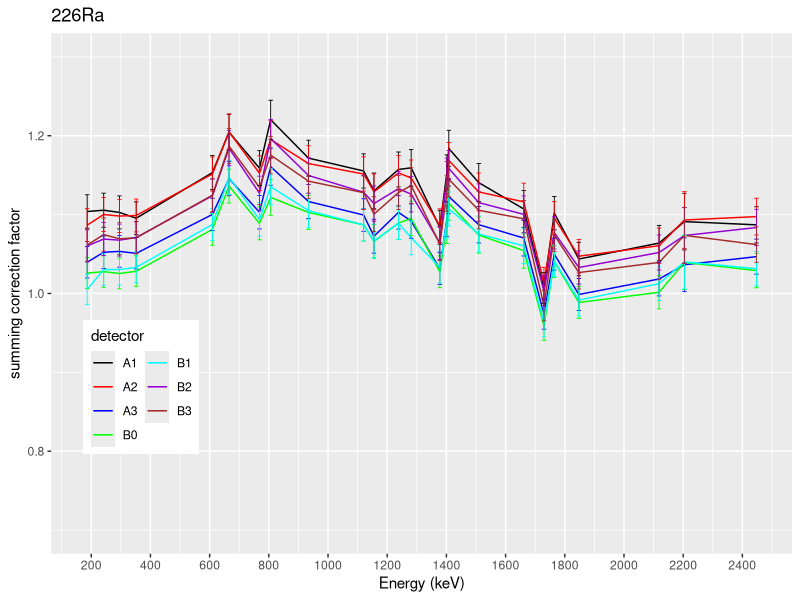

Reproduce this figure in R.
error_ppg = function(.x, .y, .dx, .dy, f){
  vars=c("x", "y", "dx", "dy")
  exprs = list(
    # expression to compute new variable values
    deparse(f[[2]]),
    
    # expression to compute new variable errors
    sapply(vars[c(1,2)], function(v) {
      dfdp = deparse(D(f[[2]], v))
      sprintf('(d%s*(%s))^2', v, dfdp)
    }) %>%
      paste(collapse='+') %>%
      sprintf('sqrt(%s)', .)
  )
  body1<-exprs[[1]]
  body2<-exprs[[2]]
  eval(parse(text = paste('fun <- function(x,y) { return(' , body1 , ')}', sep='')))
  eval(parse(text = paste('dfun <- function(x,y,dx,dy) { return(' , body2 , ')}', sep='')))
  ans<- matrix(c(fun(.x, .y), dfun(.x, .y, .dx, .dy)), ncol=2, dimnames=list(NULL,c("z","dz")))
  return(ans)
}

library(ggplot2)
library(plyr)
library(dplyr)
library(tidyr)
library(magrittr)
library(ggpubr)
library(data.table)
data<-read.csv("efficiencies.csv",na.strings = "NA")
det <- c("A0","A1","A2","A3","B0","B1","B2","B3")
data_cs<-filter(data, Nuclide == "137Cs") %>% select(x100mm,dx100mm,x13mm,dx13mm)
geo_cor<-error_ppg(data_cs$x100mm, data_cs$x13mm, data_cs$dx100mm, data_cs$dx13mm, ~y/x)
rownames(geo_cor)=det
data_cas<-filter(data, Nuclide == "152Eu" | Nuclide == "226Ra")
require(data.table)
setDT(data_cas)
setkey(data_cas,Energy,Detector)
dataName = names(data_cas)

for(de in det){
  fDet<-filter(data_cas, Detector==de)
  fData<-error_ppg(fDet$x100mm, geo_cor[de, "z"], fDet$dx100mm,geo_cor[de, "dz"], ~x*y)
  fData<-error_ppg(fData[,"z"], fDet$x13mm, fData[,"dz"],fDet$dx13mm, ~x/y)
  data_cas[J(fDet$Energy,de),':='(z=fData[,1],dz=fData[,2])]
}
data_cas<-arrange(data_cas, Energy)
write.csv(x=data_cas, file ="SummingCorrectionFactor.csv", quote=FALSE, na="NA", row.names=FALSE)

nuclide="226Ra"
colorE<-c("black","red","blue","green","cyan","darkviolet","brown")
gplot<-data_cas%>%drop_na()%>%filter(Nuclide==nuclide)%>%
  ggplot(aes(x=Energy, y=z, group=Detector,color=Detector))+
  geom_line()+
  geom_errorbar(mapping=aes(ymin=z-dz, ymax=z+dz), width=15, size=0.3)+
  scale_color_manual(name="detector",values = colorE)+
  labs(title=nuclide, x="Energy (keV)", y="summing correction factor")+
  ylim(0.7,1.3)+
  scale_x_continuous(breaks = scales::pretty_breaks(n = 15))+
  theme(legend.justification = c(1, 1), 
        legend.position = c(0.2, 0.45))+
  guides(fill=guide_legend(ncol=2))+
  guides(col=guide_legend(ncol=2))

ggsave(filename=paste0("SummingCorrectionFactor_",nuclide,".png",seq=''),plot=gplot,device =
         "png", path="./", height =4, width=8, units="in",dpi=500)



# energies<-levels(data_cas$Energy)
# sum_cor<-data.frame(matrix(NA, nrow=length(energies), ncol = length(det), dimnames = list(energies, det)))
# sum_cor_error<-data.frame(matrix(NA, nrow=length(energies), ncol = length(det), dimnames = list(energies, paste0(det,"_err",seq=''))))
# for(e in energies){
#   lev<-filter(data_cas, Energy==e)
#   true_eff<-error_ppg(lev$x100mm, geo_cor[, "z"], lev$dx100mm,geo_cor[, "dz"], ~x*y)
#   sum_cor[e, ]<-error_ppg(true_eff[,"z"], lev$x13mm, true_eff[,"dz"],lev$dx13mm, ~x/y)[,1]
#   sum_cor_error[e, ]<-error_ppg(true_eff[,"z"], lev$x13mm, true_eff[,"dz"],lev$dx13mm, ~x/y)[,2]
# }
# sum_cor_fac<-data.frame(matrix(NA, nrow=length(energies), ncol = 2*length(det), dimnames = list(energies, rep(0, 2*length(det)))))
# for(i in 1:length(det)){
#   sum_cor_fac[,2*i-1] = sum_cor[,i]
#   colnames(sum_cor_fac)[2*i-1]= colnames(sum_cor)[i]
#   sum_cor_fac[,2*i] = sum_cor_error[,i]
#   colnames(sum_cor_fac)[2*i]= colnames(sum_cor_error)[i]
# }
# sum_cor_fac <- tibble::rownames_to_column(sum_cor_fac, "Energy")
# 
# write.csv(x=sum_cor_fac, file = "SummingCorrectionFactor.csv", quote=FALSE, na="NA")
# sum_cor_fac$Energy<-as.numeric(sum_cor_fac$Energy)
# colorE<-c("black","red","blue","green","cyan","darkviolet","brown")
# plot<-ggplot(data=sum_cor_fac, aes(x=Energy))+
#   labs(x="Energy (keV)", y="summing correction factor")+
#   scale_x_continuous(breaks = scales::pretty_breaks(n = 15))
# 
# for(i in 2:length(det)){
#   plot<-plot+geom_line(aes_string(y=det[i],color=shQuote(det[i])))+
#     geom_errorbar(mapping=aes_string(ymin=paste0( det[i],'-',det[i],"_err",seq=''),
#                       ymax=paste0( det[i],'+',det[i],"_err",seq='')),color=colorE[i-1])
# }
# 
# plot<-plot+
#   theme(legend.justification = c(1, 1), 
#         legend.position = c(0.2, 0.45))+
#   guides(fill=guide_legend(ncol=2))+
#   scale_color_manual(name="detector",values = colorE[1:7],labels=det[2:8])+
#   guides(col=guide_legend(ncol=2))
# plot
# ggsave(filename="summing_factor.png",plot=plot,device = "png", path="./", height =4, width=8, units="in",dpi=500)
